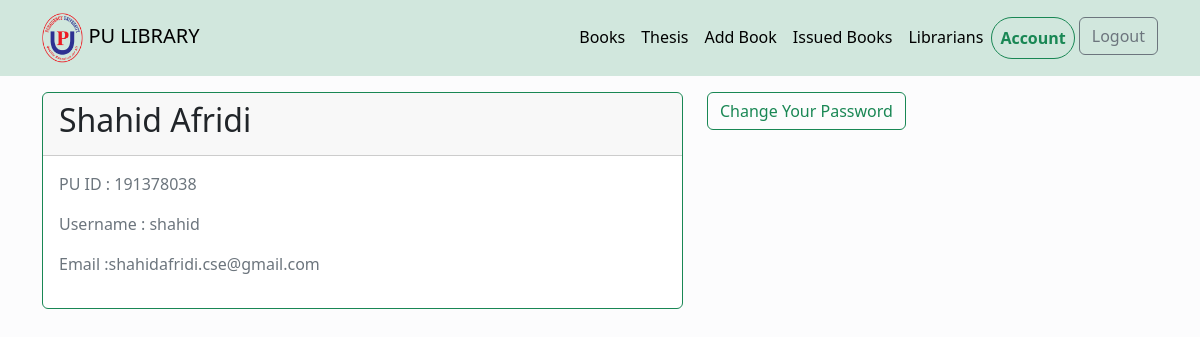
The app's page /librarians/account/ (signed in) with its own data.
### librarians/models.py (models this page shows, shortened)
class Librarian(models.Model):
    user = models.OneToOneField(User, on_delete=models.CASCADE, null=True, blank=True)
    name = models.CharField(max_length=255,null=True)
    email = models.EmailField(max_length=500,null=True, unique=True)
    username = models.CharField(max_length=255, null=True, unique=True)
    institute_id = models.CharField(max_length=9, null=True, unique=True)
    id = models.UUIDField(default=uuid.uuid4, unique=True, primary_key=True, editable=False)

### librarians/views.py (the view)
# urls.py: path('account/', views.account, name='account'),
@login_required(login_url='login')
def account(request):
    librarian = request.user.librarian
    context = {
        'librarian':librarian
    }
    return render(request, 'librarians/account.html', context)

### librarians/templates/librarians/account.html
{% extends 'main.html' %}
{% block content %}
<div class="container">
    <div class="row mt-3 ">
        <div class="col-12 col-sm-12 col-md-7">
            <div class="card border-success mb-3">
                <div class="card-header">
                    <h2>{{librarian.name}}</h2>
                </div>
                <div class="card-body text-secondary">
                    <p>PU ID : {{librarian.institute_id}}</p>
                    <p>Username : {{librarian.username}}</p>
                    <p>Email :{{librarian.email}}</p>
                </div>
            </div>
        </div>
        <div class="col-12 col-sm-12 col-md-5">
                    <a class="btn btn-outline-success" href="{% url 'change_password' %} ">Change Your Password</a>
        </div>
    </div>
</div>
{% endblock content %}

### records on screen
Librarian: name "Shahid Afridi", institute_id "191378038", username "shahid", email "shahidafridi.cse@gmail.com"
